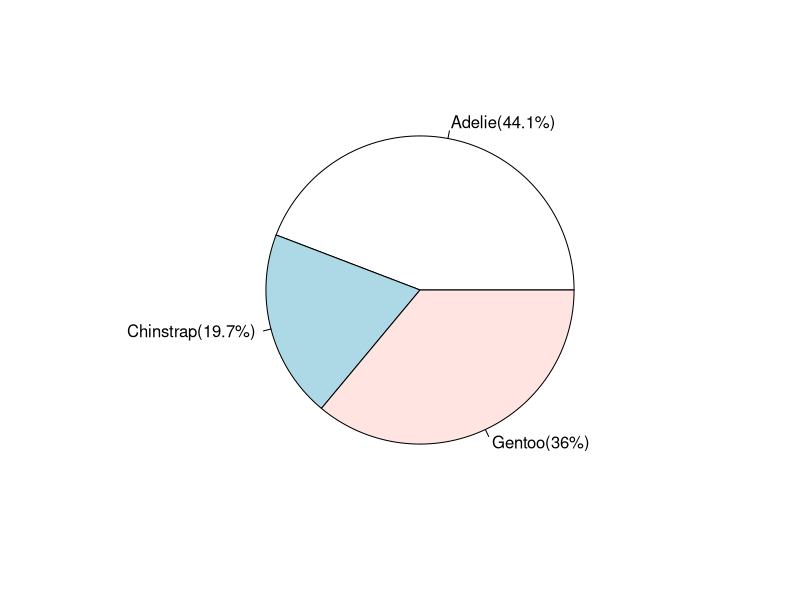
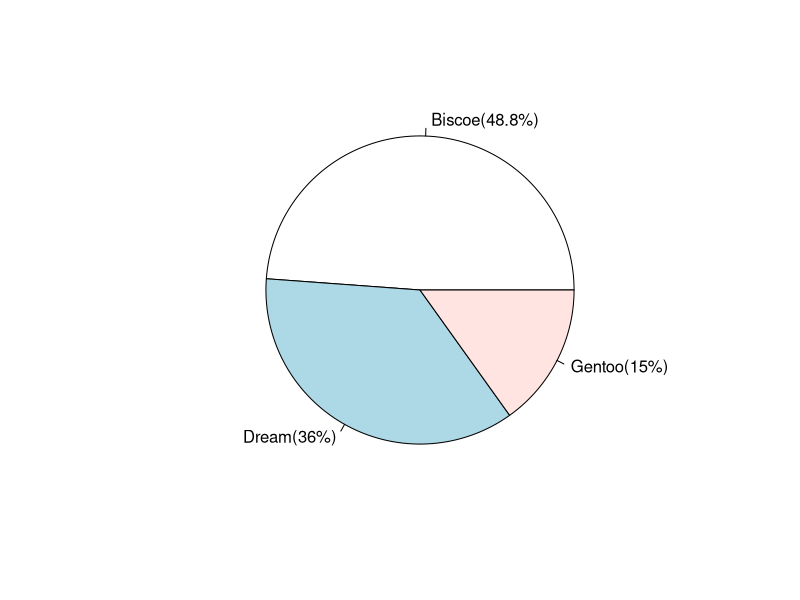
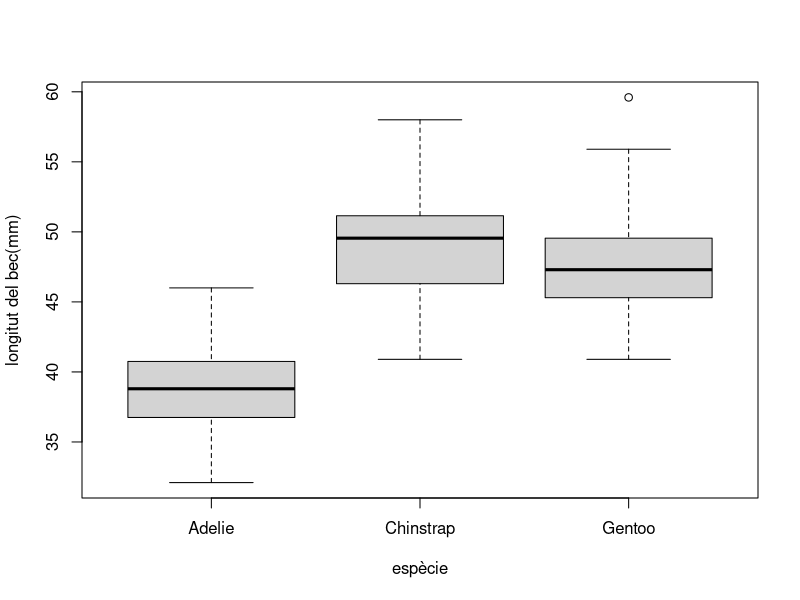
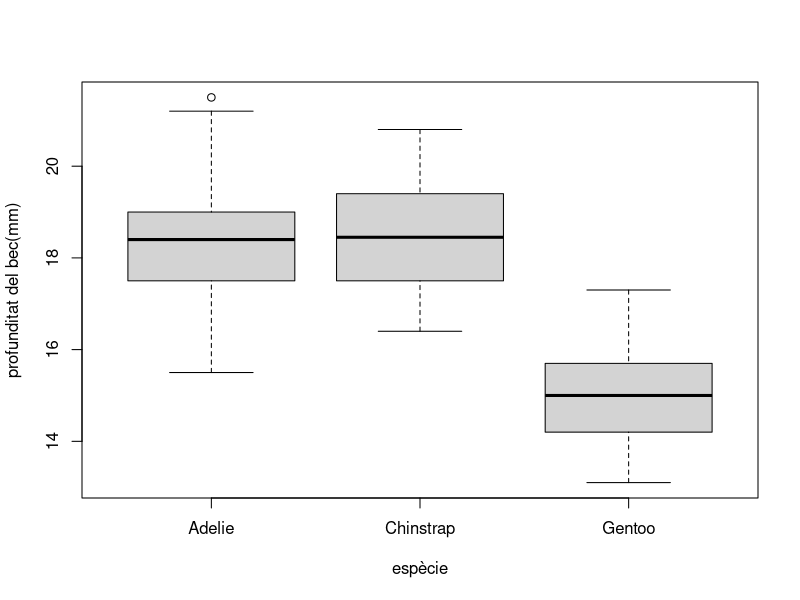
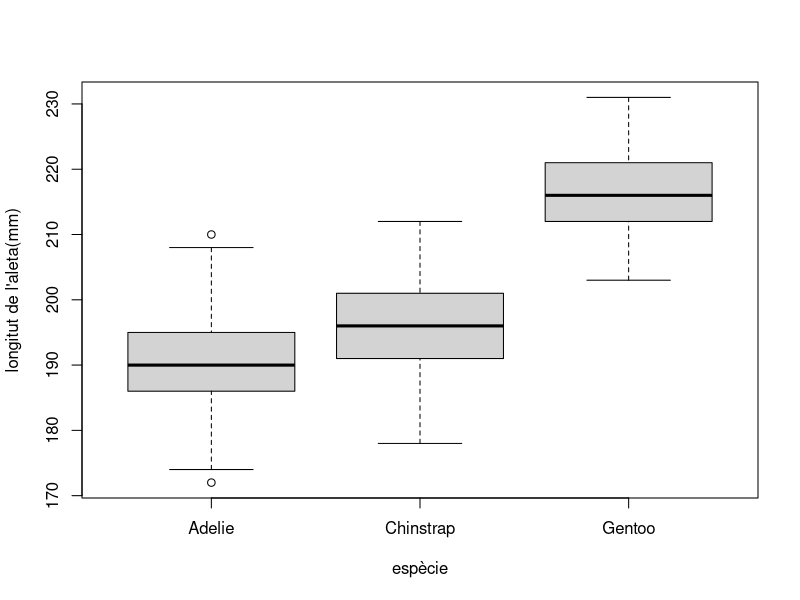
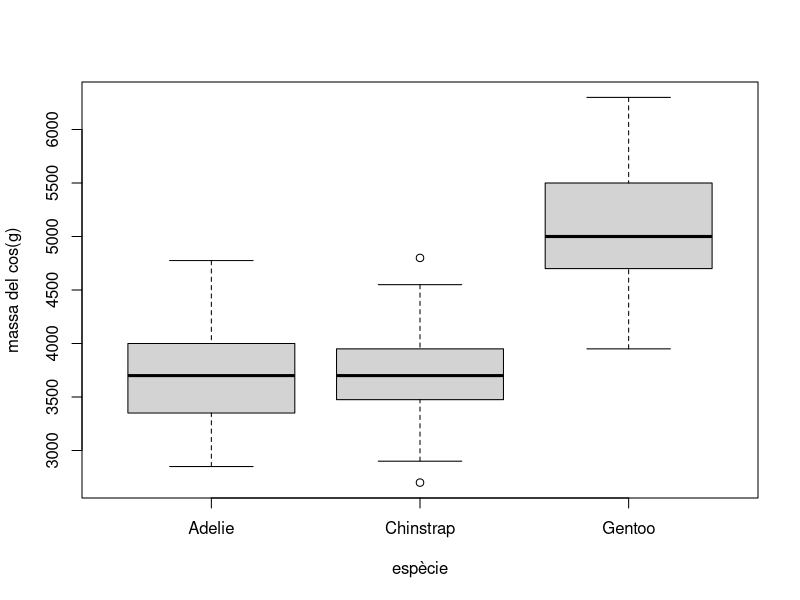
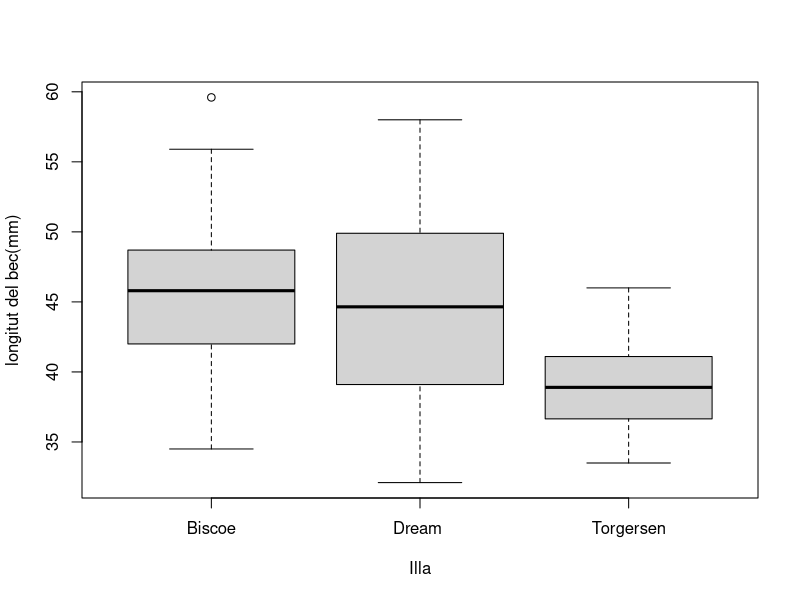
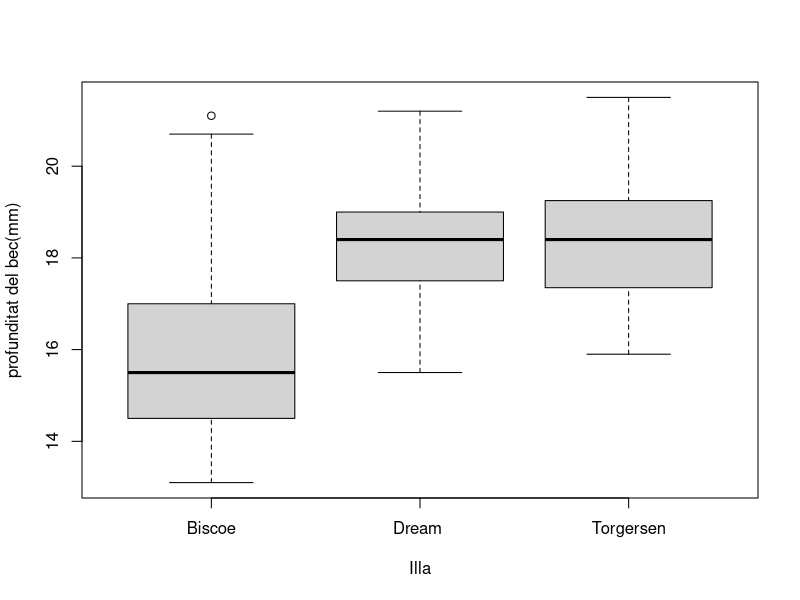

Write the R code that produced these figures, in order.
## ---- chunk 1
library("palmerpenguins")
print(penguins)
## ---- chunk 2
pie(prop.table(table(penguins$species)), labels = c("Adelie(44.1%)", "Chinstrap(19.7%)","Gentoo(36%)"))

## ---- chunk 3
pie(prop.table(table(penguins$island)), labels = c(" Biscoe(48.8%)", "Dream(36%)","Gentoo(15%)"))
## ---- chunk 4
summary(penguins$bill_length_mm)
## ---- chunk 5
cat("sd =", sd(penguins$bill_length_mm, na.rm = TRUE))
## ---- chunk 6
summary(penguins$bill_length_mm[which(penguins$species=="Adelie")])
cat("sd =", sd(penguins$bill_length_mm[which(penguins$species=="Adelie")], na.rm = TRUE))
## ---- chunk 7
summary(penguins$bill_length_mm[which(penguins$species=="Chinstrap")])
cat("sd =", sd(penguins$bill_length_mm[which(penguins$species=="Chinstrap")], na.rm = TRUE))
## ---- chunk 8
summary(penguins$bill_length_mm[which(penguins$species=="Gentoo")])
cat("sd =", sd(penguins$bill_length_mm[which(penguins$species=="Gentoo")], na.rm = TRUE))

## ---- chunk 9
boxplot(penguins$bill_length_mm[which(penguins$species=="Adelie")], penguins$bill_length_mm[which(penguins$species=="Chinstrap")], penguins$bill_length_mm[which(penguins$species=="Gentoo")], names= c("Adelie", "Chinstrap","Gentoo"), xlab= "espècie", ylab= "longitut del bec(mm)")
## ---- chunk 10
summary(penguins$bill_depth_mm)
## ---- chunk 11
cat("sd =", sd(penguins$bill_depth_mm, na.rm = TRUE))
## ---- chunk 12
summary(penguins$bill_depth_mm[which(penguins$species=="Adelie")])
cat("sd =", sd(penguins$bill_depth_mm[which(penguins$species=="Adelie")], na.rm = TRUE))

## ---- chunk 13
summary(penguins$bill_depth_mm[which(penguins$species=="Chinstrap")])
sd(penguins$bill_depth_mm[which(penguins$species=="Chinstrap")], na.rm = TRUE)

## ---- chunk 14
summary(penguins$bill_depth_mm[which(penguins$species=="Gentoo")])
cat("sd =", sd(penguins$bill_depth_mm[which(penguins$species=="Gentoo")], na.rm = TRUE))

## ---- chunk 15
boxplot(penguins$bill_depth_mm[which(penguins$species=="Adelie")], penguins$bill_depth_mm[which(penguins$species=="Chinstrap")], penguins$bill_depth_mm[which(penguins$species=="Gentoo")], names= c("Adelie", "Chinstrap","Gentoo"), xlab= "espècie", ylab= "profunditat del bec(mm)")
## ---- chunk 16
summary(penguins$flipper_length_mm)
sd(penguins$flipper_length_mm, na.rm = TRUE)
## ---- chunk 17
summary(penguins$flipper_length_mm[which(penguins$species=="Adelie")])
sd(penguins$flipper_length_mm[which(penguins$species=="Adelie")], na.rm = TRUE)

## ---- chunk 18
summary(penguins$flipper_length_mm[which(penguins$species=="Chinstrap")])
sd(penguins$flipper_length_mm[which(penguins$species=="Chinstrap")], na.rm = TRUE)

## ---- chunk 19
summary(penguins$flipper_length_mm[which(penguins$species=="Gentoo")])
sd(penguins$flipper_length_mm[which(penguins$species=="Gentoo")], na.rm = TRUE)

## ---- chunk 20
boxplot(penguins$flipper_length_mm[which(penguins$species=="Adelie")], penguins$flipper_length_mm[which(penguins$species=="Chinstrap")], penguins$flipper_length_mm[which(penguins$species=="Gentoo")], names= c("Adelie", "Chinstrap","Gentoo"), xlab= "espècie", ylab= "longitut de l'aleta(mm)")
## ---- chunk 21
summary(penguins$body_mass_g)
sd(penguins$body_mass_g, na.rm = TRUE)
## ---- chunk 22
summary(penguins$body_mass_g[which(penguins$species=="Adelie")])
sd(penguins$body_mass_g[which(penguins$species=="Adelie")], na.rm = TRUE)
## ---- chunk 23
summary(penguins$body_mass_g[which(penguins$species=="Chinstrap")])
sd(penguins$body_mass_g[which(penguins$species=="Chinstrap")], na.rm = TRUE)
## ---- chunk 24
summary(penguins$body_mass_g[which(penguins$species=="Gentoo")])
sd(penguins$body_mass_g[which(penguins$species=="Gentoo")], na.rm = TRUE)
## ---- chunk 25
boxplot(penguins$body_mass_g[which(penguins$species=="Adelie")], penguins$body_mass_g[which(penguins$species=="Chinstrap")], penguins$body_mass_g[which(penguins$species=="Gentoo")], names= c("Adelie", "Chinstrap","Gentoo"), xlab= "espècie", ylab= "massa del cos(g)")
## ---- chunk 26
boxplot(penguins$bill_length_mm[which(penguins$island=="Biscoe")], penguins$bill_length_mm[which(penguins$island=="Dream")], penguins$bill_length_mm[which(penguins$island=="Torgersen")], names= c("Biscoe", "Dream ","Torgersen"), xlab= "Illa", ylab= "longitut del bec(mm)")
## ---- chunk 27
boxplot(penguins$bill_depth_mm[which(penguins$island=="Biscoe")], penguins$bill_depth_mm[which(penguins$island=="Dream")], penguins$bill_depth_mm[which(penguins$island=="Torgersen")], names= c("Biscoe", "Dream ","Torgersen"), xlab= "Illa", ylab= "profunditat del bec(mm)")
## ---- chunk 28
boxplot(penguins$flipper_length_mm[which(penguins$island=="Biscoe")], penguins$flipper_length_mm[which(penguins$island=="Dream")], penguins$flipper_length_mm[which(penguins$island=="Torgersen")], names= c("Biscoe", "Dream ","Torgersen"), xlab= "Illa", ylab= "Longitud de l'aleta (mm)")

## ---- chunk 29
boxplot(penguins$body_mass_g[which(penguins$island=="Biscoe")], penguins$body_mass_g[which(penguins$island=="Dream")], penguins$body_mass_g[which(penguins$island=="Torgersen")], names= c("Biscoe", "Dream ","Torgersen"), xlab= "Illa", ylab= "Massa del cos (g)")
## ---- chunk 30
prop.table(table(penguins$species[which(penguins$island=="Biscoe" & penguins$year=="2007")]))
prop.table(table(penguins$species[which(penguins$island=="Biscoe" & penguins$year=="2008")]))
prop.table(table(penguins$species[which(penguins$island=="Biscoe" & penguins$year=="2009")]))

## ---- chunk 31
prop.table(table(penguins$species[which(penguins$island=="Dream" & penguins$year=="2007")]))
prop.table(table(penguins$species[which(penguins$island=="Dream" & penguins$year=="2008")]))
prop.table(table(penguins$species[which(penguins$island=="Dream" & penguins$year=="2009")]))

## ---- chunk 32
prop.table(table(penguins$species[which(penguins$island=="Torgersen" & penguins$year=="2007")]))
prop.table(table(penguins$species[which(penguins$island=="Torgersen" & penguins$year=="2008")]))
prop.table(table(penguins$species[which(penguins$island=="Torgersen" & penguins$year=="2009")]))

## ---- chunk 33
class(penguins$sex)
## ---- chunk 34
prop.table(table(penguins$sex))
## ---- chunk 35
class(penguins$year)
## ---- chunk 36
prop.table(table(penguins$year))
